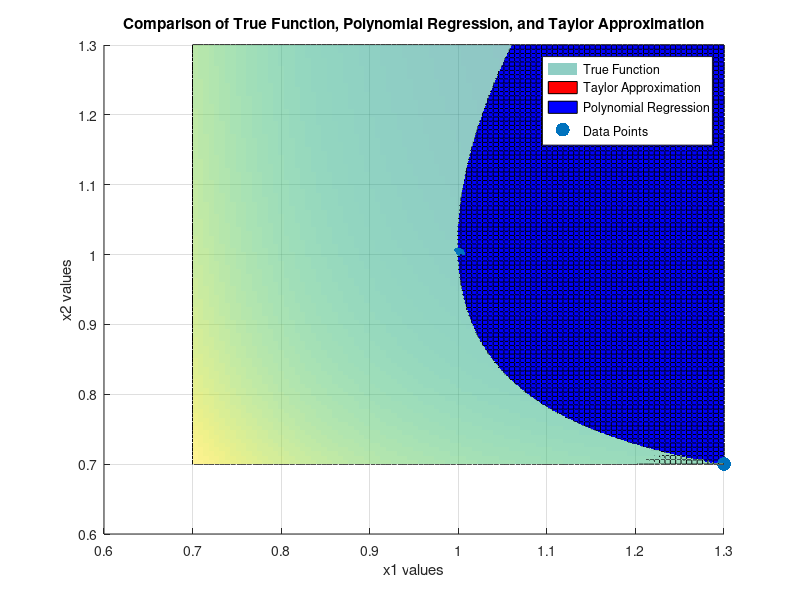

Reproduce this figure in MATLAB.
clear;
clc;
close all;

% Define the limit state function g(X)
g = @(x1, x2) 61./x1.^3 + 37./x2.^3 - 1;

% Points for regression and approximation
X1 = [1.3, 1];
X2 = [0.7, 1];

% Evaluate the function at these points
g_values = g(X1, X2);

% Creating a range for plotting
x_range = linspace(0.7, 1.3, 100);
[X1_grid, X2_grid] = meshgrid(x_range, x_range);

% Evaluate the true function for comparison
g_true = g(X1_grid, X2_grid);

% Two-point Taylor Series Approximation
% Calculate the partial derivatives at X_1
dg_dX1 = -3 * 61 / X1(1)^4; % Partial derivative with respect to x1 at X_1
dg_dX2 = -3 * 37 / X2(1)^4; % Partial derivative with respect to x2 at X_1

% Taylor approximation function based on point X_1
taylor_approx = @(x1, x2) g_values(1) + dg_dX1 * (x1 - X1(1)) + dg_dX2 * (x2 - X2(1));

% Evaluate Taylor approximation
g_taylor = arrayfun(taylor_approx, X1_grid, X2_grid);

% Polynomial Regression - Linear Fit
% Construct design matrix for linear regression
A = [X1', X2', ones(size(X1'))];
b = g_values';

% Solve the normal equations A'*A*p = A'*b
p = (A'*A) \ (A'*b);

% Evaluate polynomial regression
g_poly = p(1) * X1_grid + p(2) * X2_grid + p(3);

% Plotting results
figure;
hold on;
surf(X1_grid, X2_grid, g_true, 'FaceAlpha',0.5, 'EdgeColor', 'none', 'DisplayName', 'True Function');
mesh(X1_grid, X2_grid, g_taylor, 'FaceColor', 'r', 'EdgeColor', 'k', 'DisplayName', 'Taylor Approximation');
mesh(X1_grid, X2_grid, g_poly, 'FaceColor', 'b', 'EdgeColor', 'k', 'DisplayName', 'Polynomial Regression');
scatter3(X1, X2, g_values, 100, 'ko', 'filled', 'DisplayName', 'Data Points');
xlabel('x1 values');
ylabel('x2 values');
zlabel('g(X) values');
legend show;
title('Comparison of True Function, Polynomial Regression, and Taylor Approximation');
grid on;
hold off;

% Calculate Mean Squared Errors
mse_taylor = immse(g_taylor(:), g_true(:));
mse_poly = immse(g_poly(:), g_true(:));

% Display MSE for comparison
fprintf('\nMean Squared Error for Taylor Approximation: %f\n', mse_taylor);
fprintf('Mean Squared Error for Polynomial Regression: %f\n', mse_poly);
